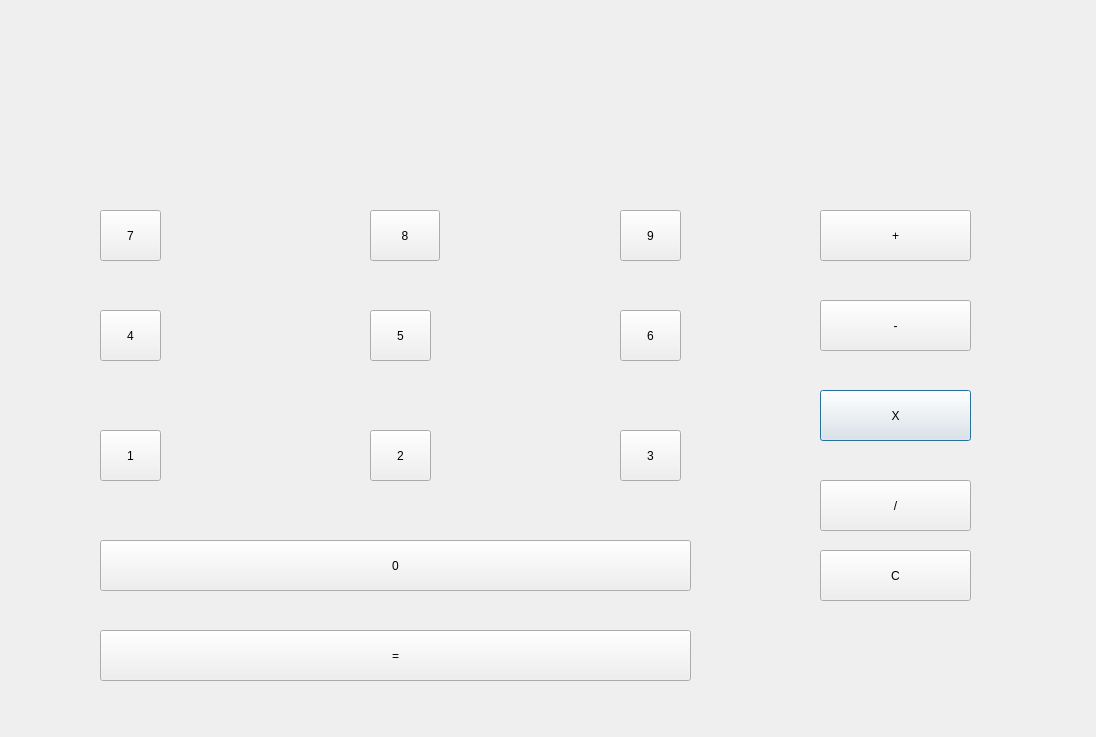
<?xml version="1.0" encoding="UTF-8"?>
<ui version="4.0">
 <class>Dialog</class>
 <widget class="QDialog" name="Dialog">
  <property name="geometry">
   <rect>
    <x>0</x>
    <y>0</y>
    <width>1096</width>
    <height>737</height>
   </rect>
  </property>
  <property name="windowTitle">
   <string>Dialog</string>
  </property>
  <widget class="QPushButton" name="multiplicacion">
   <property name="geometry">
    <rect>
     <x>820</x>
     <y>390</y>
     <width>151</width>
     <height>51</height>
    </rect>
   </property>
   <property name="text">
    <string>X</string>
   </property>
  </widget>
  <widget class="QPushButton" name="ocho">
   <property name="geometry">
    <rect>
     <x>370</x>
     <y>210</y>
     <width>70</width>
     <height>51</height>
    </rect>
   </property>
   <property name="text">
    <string>8</string>
   </property>
  </widget>
  <widget class="QPushButton" name="igual">
   <property name="geometry">
    <rect>
     <x>100</x>
     <y>630</y>
     <width>591</width>
     <height>51</height>
    </rect>
   </property>
   <property name="text">
    <string>=</string>
   </property>
  </widget>
  <widget class="QPushButton" name="uno">
   <property name="geometry">
    <rect>
     <x>100</x>
     <y>430</y>
     <width>61</width>
     <height>51</height>
    </rect>
   </property>
   <property name="text">
    <string>1</string>
   </property>
  </widget>
  <widget class="QPushButton" name="cuatro">
   <property name="geometry">
    <rect>
     <x>100</x>
     <y>310</y>
     <width>61</width>
     <height>51</height>
    </rect>
   </property>
   <property name="text">
    <string>4</string>
   </property>
  </widget>
  <widget class="QPushButton" name="nueve">
   <property name="geometry">
    <rect>
     <x>620</x>
     <y>210</y>
     <width>61</width>
     <height>51</height>
    </rect>
   </property>
   <property name="text">
    <string>9</string>
   </property>
  </widget>
  <widget class="QPushButton" name="dos">
   <property name="geometry">
    <rect>
     <x>370</x>
     <y>430</y>
     <width>61</width>
     <height>51</height>
    </rect>
   </property>
   <property name="text">
    <string>2</string>
   </property>
  </widget>
  <widget class="QPushButton" name="cinco">
   <property name="geometry">
    <rect>
     <x>370</x>
     <y>310</y>
     <width>61</width>
     <height>51</height>
    </rect>
   </property>
   <property name="text">
    <string>5</string>
   </property>
  </widget>
  <widget class="QLabel" name="pantalla">
   <property name="geometry">
    <rect>
     <x>130</x>
     <y>40</y>
     <width>751</width>
     <height>121</height>
    </rect>
   </property>
   <property name="font">
    <font>
     <pointsize>20</pointsize>
     <weight>75</weight>
     <bold>true</bold>
    </font>
   </property>
   <property name="layoutDirection">
    <enum>Qt::LeftToRight</enum>
   </property>
   <property name="text">
    <string/>
   </property>
   <property name="alignment">
    <set>Qt::AlignCenter</set>
   </property>
  </widget>
  <widget class="QPushButton" name="tres">
   <property name="geometry">
    <rect>
     <x>620</x>
     <y>430</y>
     <width>61</width>
     <height>51</height>
    </rect>
   </property>
   <property name="text">
    <string>3</string>
   </property>
  </widget>
  <widget class="QPushButton" name="division">
   <property name="geometry">
    <rect>
     <x>820</x>
     <y>480</y>
     <width>151</width>
     <height>51</height>
    </rect>
   </property>
   <property name="text">
    <string>/</string>
   </property>
  </widget>
  <widget class="QPushButton" name="seis">
   <property name="geometry">
    <rect>
     <x>620</x>
     <y>310</y>
     <width>61</width>
     <height>51</height>
    </rect>
   </property>
   <property name="text">
    <string>6</string>
   </property>
  </widget>
  <widget class="QPushButton" name="siete">
   <property name="geometry">
    <rect>
     <x>100</x>
     <y>210</y>
     <width>61</width>
     <height>51</height>
    </rect>
   </property>
   <property name="text">
    <string>7</string>
   </property>
  </widget>
  <widget class="QPushButton" name="cero">
   <property name="geometry">
    <rect>
     <x>100</x>
     <y>540</y>
     <width>591</width>
     <height>51</height>
    </rect>
   </property>
   <property name="text">
    <string>0</string>
   </property>
  </widget>
  <widget class="QPushButton" name="resta">
   <property name="geometry">
    <rect>
     <x>820</x>
     <y>300</y>
     <width>151</width>
     <height>51</height>
    </rect>
   </property>
   <property name="text">
    <string>-</string>
   </property>
  </widget>
  <widget class="QPushButton" name="suma">
   <property name="geometry">
    <rect>
     <x>820</x>
     <y>210</y>
     <width>151</width>
     <height>51</height>
    </rect>
   </property>
   <property name="text">
    <string>+</string>
   </property>
  </widget>
  <widget class="QPushButton" name="limpiar">
   <property name="geometry">
    <rect>
     <x>820</x>
     <y>550</y>
     <width>151</width>
     <height>51</height>
    </rect>
   </property>
   <property name="text">
    <string>C</string>
   </property>
  </widget>
 </widget>
 <resources/>
 <connections/>
</ui>
